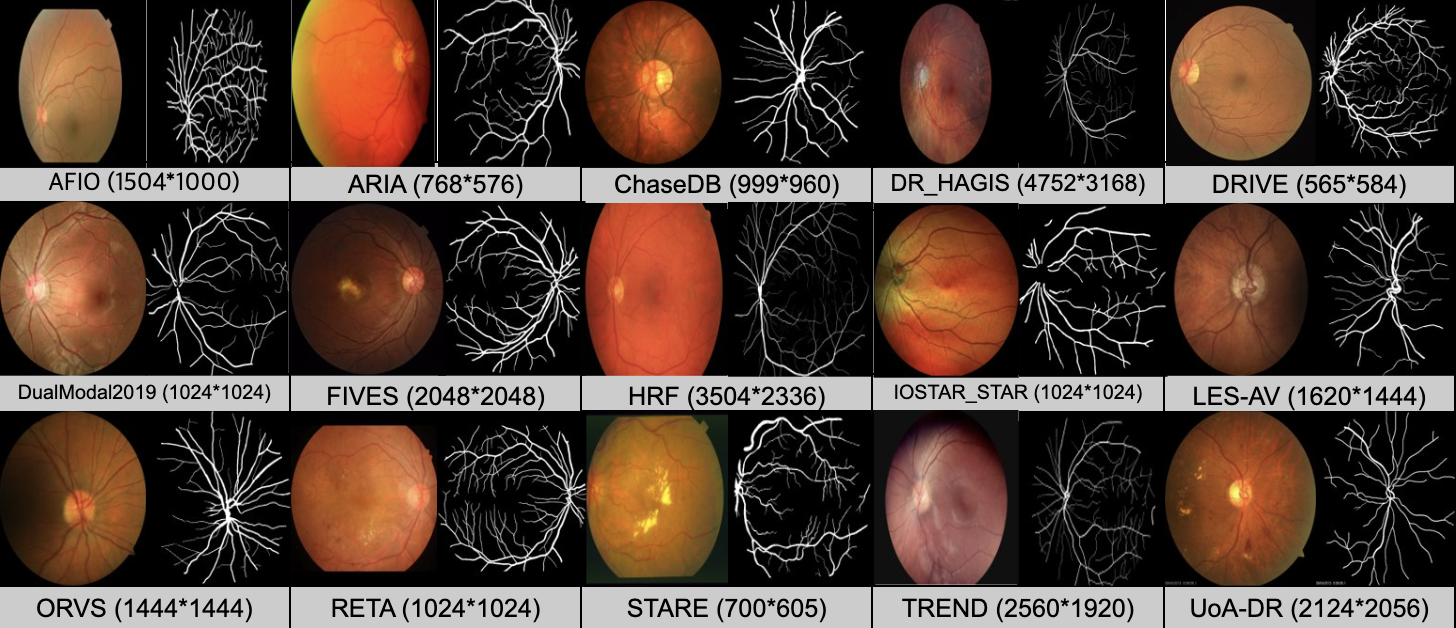
#> input picture assets/1.png, 1456 x 628 px
$ python -i mask.py   (imports and definitions only)
#> lines starting #> are read from the running program, lines starting #| are printed output that depends on the picture; after the words box and inside, x2 and y2 are one past the last pixel; in counts of white or black regions, pixels touching at a corner belong together
import os
import cv2
import numpy as np

def create_L_mask(image_path, g_channel, THRESHOLD):
    img = cv2.imread(image_path)
    lab_image = cv2.cvtColor(img, cv2.COLOR_BGR2Lab)
    l, a, b = cv2.split(lab_image)
    _, th_l = cv2.threshold(l, THRESHOLD, 255, cv2.THRESH_BINARY)
    return th_l

def applying_L_mask(image_path, g_channel, THRESHOLD):
    th_l = create_L_mask(image_path, g_channel, THRESHOLD)
    return cv2.bitwise_and(g_channel, th_l)

def crop_image(image):
    # Threshold the image to create a binary mask
    _, thresholded = cv2.threshold(image, 1, 255, cv2.THRESH_BINARY)

    # Find contours in the binary mask
    contours, _ = cv2.findContours(thresholded, cv2.RETR_EXTERNAL, cv2.CHAIN_APPROX_SIMPLE)

    # If contours are found, find the largest contour (assumed to be the eye)
    if contours:
        largest_contour = max(contours, key=cv2.contourArea)

        # Get the bounding rectangle of the largest contour
        x, y, w, h = cv2.boundingRect(largest_contour)

        # Crop the region containing the eye
        cropped_eye = image[y:y + h, x:x + w]

        return cropped_eye
    else:
        return None

>>> import cv2
>>> picture = cv2.imread('../assets/1.png', cv2.IMREAD_GRAYSCALE)
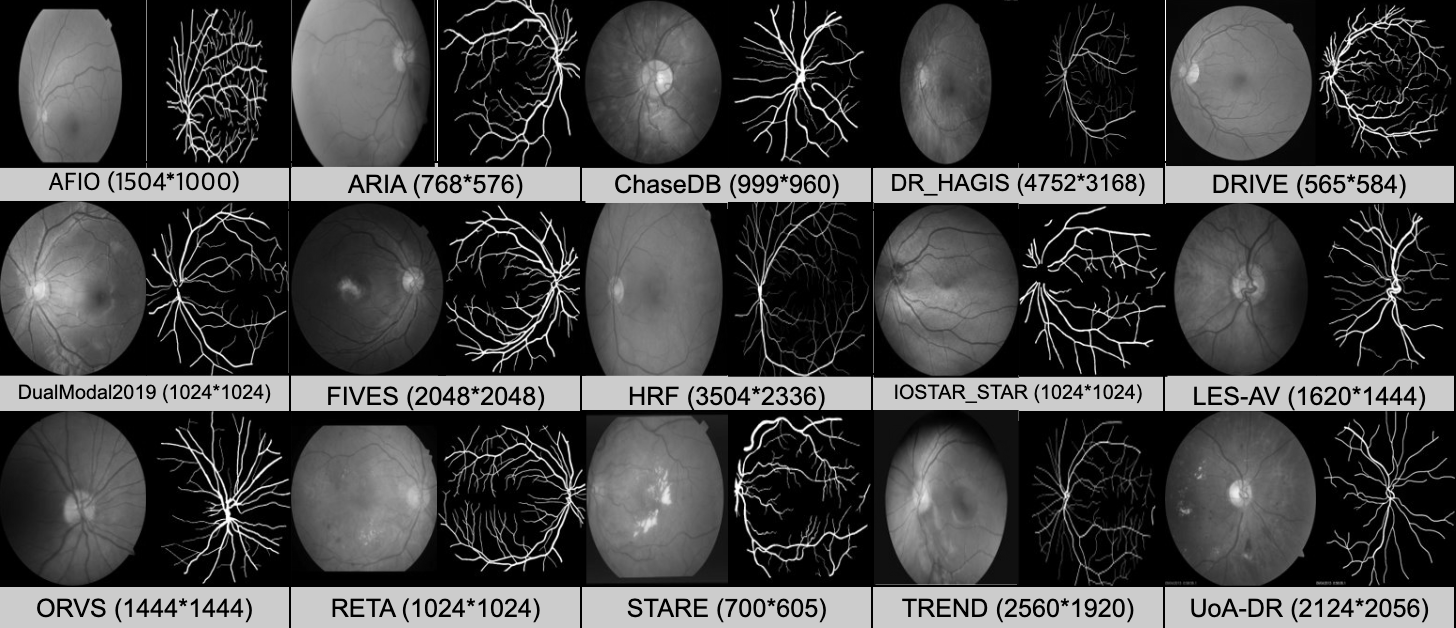
#> picture: shape (628, 1456); min 0, max 255, mean 68.3
>>> result = crop_image(picture)
#> in crop_image, `_, thresholded = cv2.threshold(image, 1, 255, cv2.THRESH_BINARY)`:
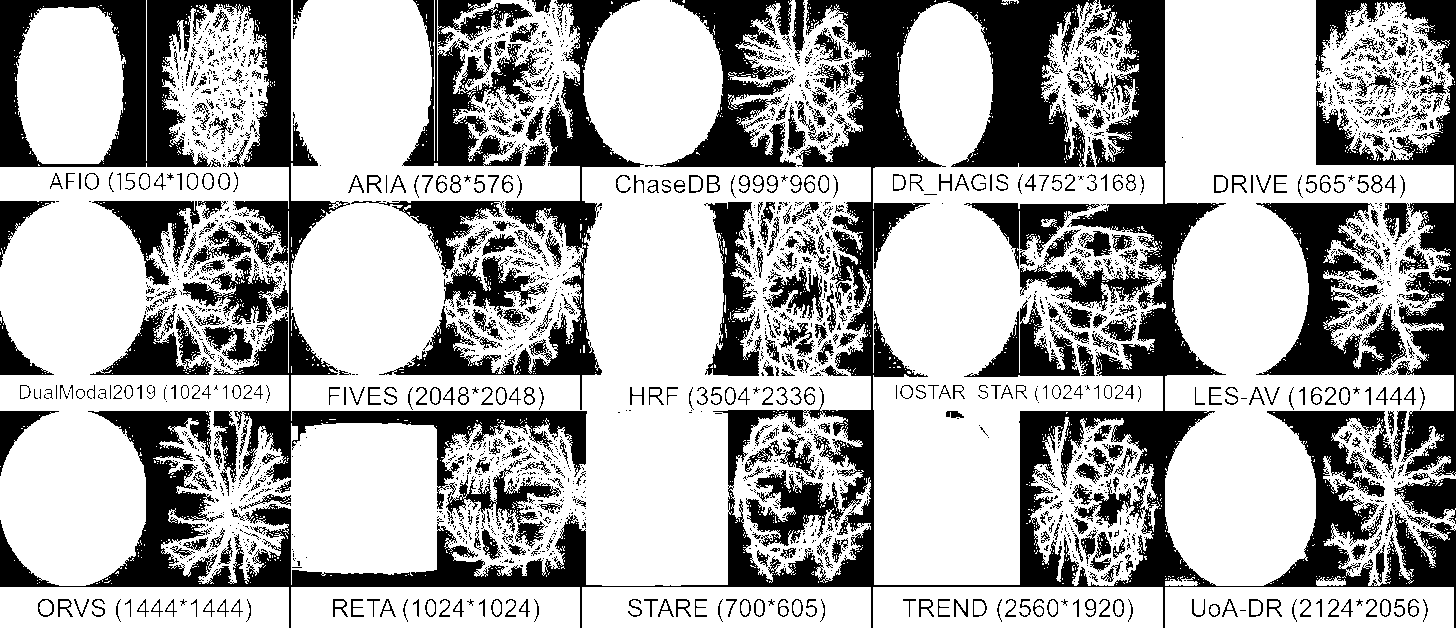
#> thresholded: shape (628, 1456); 67.6% white; 2872 black regions (2345 under 20 px)
#> in crop_image, `contours, _ = cv2.findContours(thresholded, cv2.RETR_EXTERNAL, cv2.CHA..`: contours = 1223 contours, 1211 with area under 20; largest, box (x1, y1, x2, y2) and area: (0, 0, 871, 586) 378786, (1165, 0, 1456, 586) 130994, (873, 0, 1166, 585) 107790, (15, 7, 126, 164) 14207, (1029, 417, 1160, 586) 13618
#> in crop_image, `largest_contour = max(contours, key=cv2.contourArea)`: largest_contour = contour of 10619 points, box (x1, y1, x2, y2) (0, 0, 871, 586), area 378786
#> in crop_image, `x, y, w, h = cv2.boundingRect(largest_contour)`: x = 0; w = 871; h = 586
#> in crop_image, `cropped_eye = image[y:y + h, x:x + w]`:
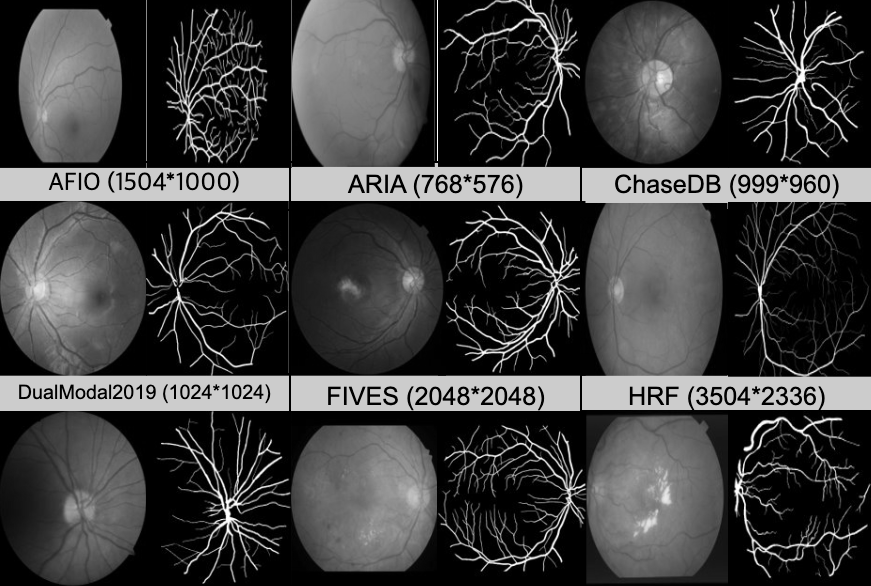
#> cropped_eye: shape (586, 871); min 0, max 255, mean 63.3
